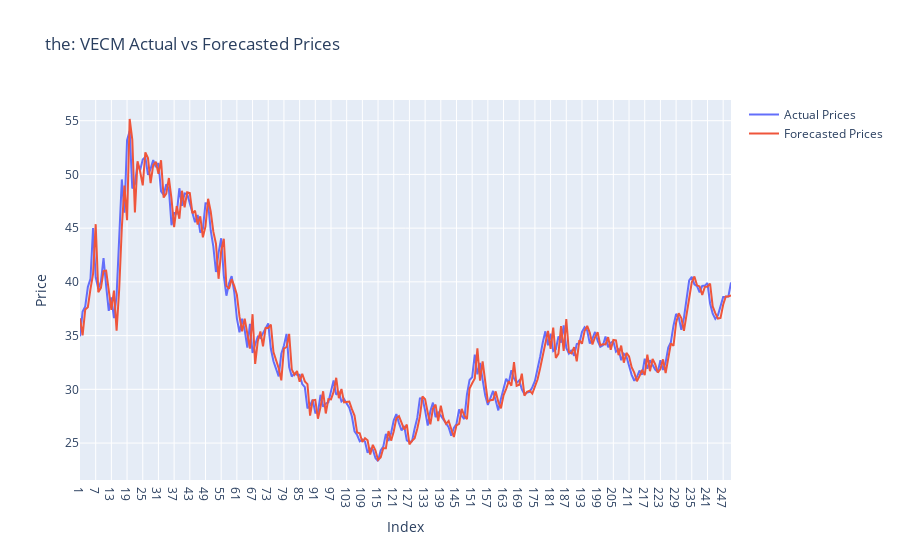

Here is the notebook cell this chart was saved with:
### Code cell
%R -o hub1_forecast_comparison
%R -o hub1_name

hub1_forecast_comparison = hub1_forecast_comparison

actual_trace = go.Scatter(
    x=hub1_forecast_comparison.index,
    y=hub1_forecast_comparison['Actual'],
    mode='lines',
    name='Actual Prices'
)

forecasted_trace = go.Scatter(
    x=hub1_forecast_comparison.index,
    y=hub1_forecast_comparison['Forecasted'],
    mode='lines',
    name='Forecasted Prices'
)

# Create the plot
layout = go.Layout(
    title= hub1_name.item() + ': VECM Actual vs Forecasted Prices',
    xaxis=dict(title='Index'),
    yaxis=dict(title='Price'),
)

fig = go.Figure(data=[actual_trace, forecasted_trace], layout=layout)
fig.show()

### Figure 1 — Plotly figure (JSON) as saved in the notebook; plotly's stock layout.template omitted (floating-point values rounded to 4 significant figures; data arrays with more than 128 entries replaced by an {"elided": "..."} marker saying what was removed)
{"data": [{"mode": "lines", "name": "Actual Prices", "type": "scatter", "x": {"elided": "250 str values"}, "y": {"elided": "250 float values"}}, {"mode": "lines", "name": "Forecasted Prices", "type": "scatter", "x": {"elided": "250 str values"}, "y": {"elided": "250 float values"}}], "layout": {"title": {"text": "the: VECM Actual vs Forecasted Prices"}, "xaxis": {"title": {"text": "Index"}}, "yaxis": {"title": {"text": "Price"}}}}
